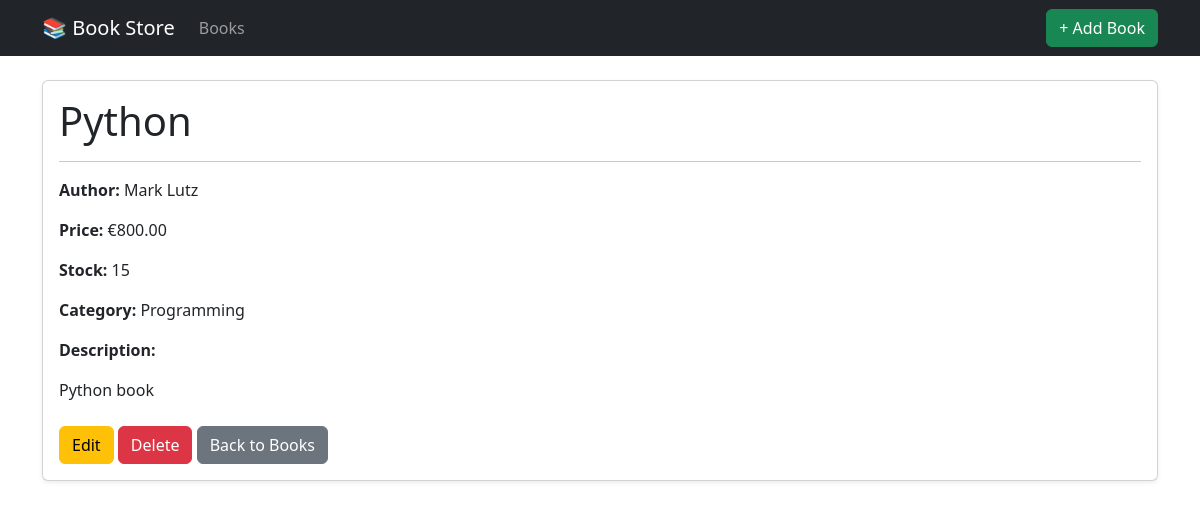
Before: /book/1/ with the older database file.
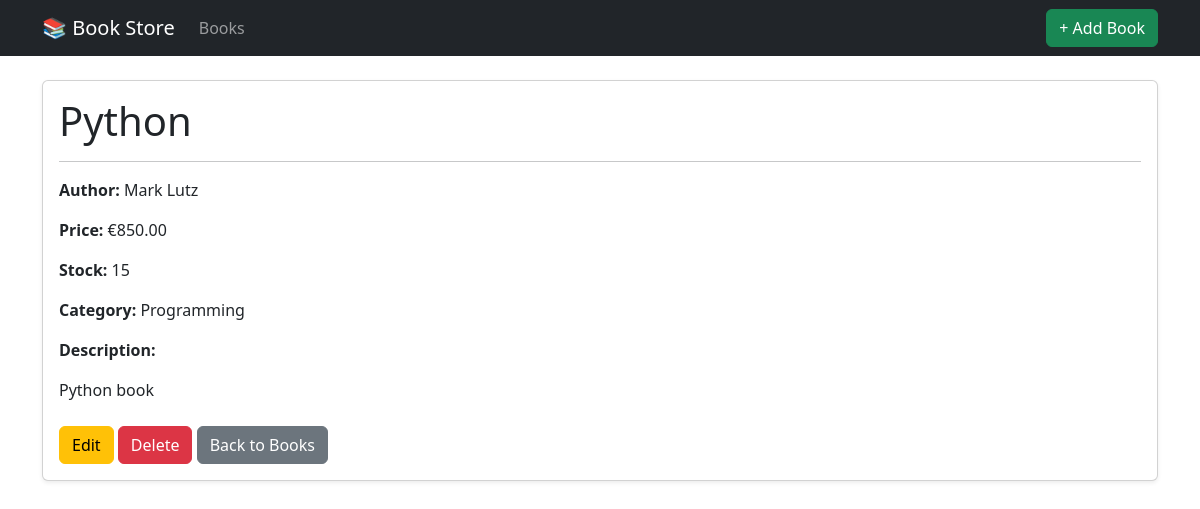
After: the same page with the newer database file.
### books/models.py (models this page shows, shortened)
class Book(models.Model):
    title = models.CharField(max_length=255)
    author = models.CharField(max_length=255)
    price = models.DecimalField(max_digits=8, decimal_places=2)
    description = models.TextField(blank=True)
    stock = models.PositiveIntegerField(default=0)
    category = models.ForeignKey(
        Category,
        on_delete=models.CASCADE,
        related_name="books"
    )
    class Meta:
        verbose_name = "Book"
        verbose_name_plural = "Books"

class Category(models.Model):
    name = models.CharField(max_length=100)
    slug = models.SlugField(unique=True)
    class Meta:
        verbose_name = "Category"
        verbose_name_plural = "Categories"

### books/views.py (the view)
# urls.py: path('book/<int:pk>/', BookDetailView.as_view(), name='book_detail'),
class BookDetailView(DetailView):
    model = Book
    template_name = 'books/book_detail.html'
    context_object_name = 'book'

### books/templates/books/book_detail.html (shortened to what this page needs)
{% extends 'base.html' %}
{% block content %}
<div class="card shadow-sm">
    <div class="card-body">
        <h1 class="card-title">{{ book.title }}</h1>
        <hr>
        <p>
            <strong>Author:</strong>
            {{ book.author }}
        </p>
        <p>
            <strong>Price:</strong>
            €{{ book.price }}
        </p>
        <p>
            <strong>Stock:</strong>
            {{ book.stock }}
        </p>
        <p>
            <strong>Category:</strong>
            {{ book.category.name }}
        </p>
        <p>
            <strong>Description:</strong>
        </p>
        <p>
            {{ book.description }}
        </p>
        <div class="mt-4">
            <a href="{% url 'books:book_update' book.pk %}" class="btn btn-warning">
                Edit
            </a>
            <a href="{% url 'books:book_delete' book.pk %}" class="btn btn-danger">
                Delete
            </a>
            <a href="{% url 'books:book_list' %}" class="btn btn-secondary">
                Back to Books
            </a>
        </div>
    </div>
</div>
{% endblock %}

Changed rows visible on the page:
changed Book "Python": price "800.00" → "850.00"
